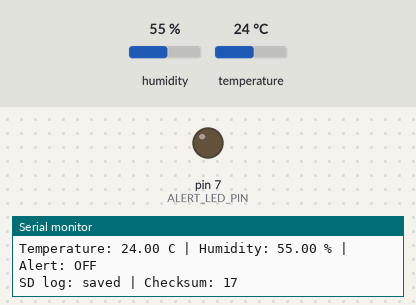
The sketch below on a simulated Arduino Uno, built with avr-gcc and run on an emulated ATmega328P. On the bench: output pins drawn as LEDs (lit = HIGH), the last lines printed to the serial monitor. The test bench sets the inputs (shaded band); at power-on: temperature 24 °C, humidity 55 %. Sleep ends after the set time or at an interrupt; storage starts empty.

Above: at 1.2 s.
1.3 s: temperature set to 26 °C
At 5.9 s:
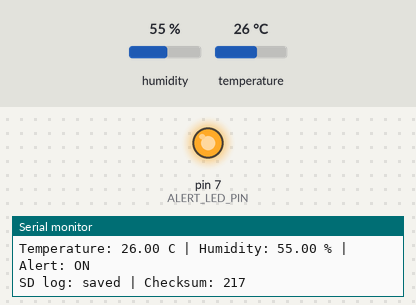
6.6 s: temperature set to 12 °C
At 10.1 s:
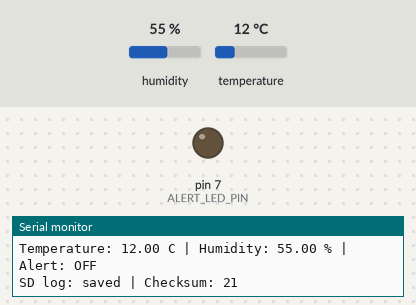
11.8 s: temperature set to 28 °C
At 14.3 s:
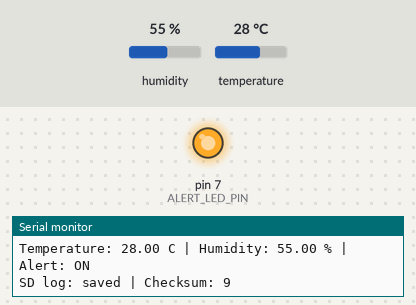
Timing chart, 0 to 15.8 s (numbered marks = the images above; inputs shaded):
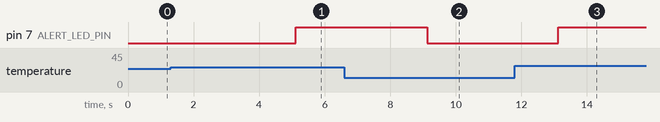

The sketch:

sleep_mode_logging.ino
```cpp
#include "DHT.h"
#include <SPI.h>
#include <SD.h>
#include <avr/sleep.h>    //include the sleep mode library


#define DHT_PIN 2
#define DHT_TYPE DHT11
#define SD_CS_PIN 10        // SD card chip select pin
#define ALERT_LED_PIN 7
#define TEMPERATURE_THRESHOLD_C 25

DHT dht(DHT_PIN, DHT_TYPE);

const char LOG_FILE_NAME[] = "sensor8.csv";      // CSV file name


volatile bool sampleRequested = false;    // This flag is set by the timer interrupt and checked in loop().


volatile unsigned int timerTickCount = 0;   //increments every one second; a new sample will be requested when it reaches 2, so one sample is requested every two seconds

void setupTimer1() {
  noInterrupts();     // Disable all other interrupts while configuring Timer1.

  TCCR1A = 0;     // Clear Timer1 control registers.
  TCCR1B = 0;

  TCNT1 = 0;     // Reset Timer1 counter.

  /*
    Configure Timer1 for 1 Hz interrupt.   16bits

    Arduino UNO clock speed: 16 MHz
    Prescaler: 1024

    Timer frequency = 16,000,000 / 1024 = 15625 Hz
    Selecting other prescalers will still make the timer frequency too large

    To trigger once per second:
    OCR1A = 15625 - 1 = 15624
  */
  OCR1A = 15624;

  TCCR1B |= (1 << WGM12);   // Enable Clear Timer on Compare Match mode.

  TCCR1B |= (1 << CS12) | (1 << CS10);    // Set prescaler to 1024.

  TIMSK1 |= (1 << OCIE1A);    // Enable Timer1 compare match interrupt.

  interrupts();     // Re-enable interrupts.
}

// Timer1 interrupt service routine.
// This runs automatically once per second.
ISR(TIMER1_COMPA_vect) {
  timerTickCount++;

  // Request a sensor sample every 2 seconds.
  if (timerTickCount >= 2) {
    timerTickCount = 0;
    sampleRequested = true;
  }
}

void writeCsvHeaderIfNeeded() {
  if (!SD.exists(LOG_FILE_NAME)) {
    File logFile = SD.open(LOG_FILE_NAME, FILE_WRITE);      // Only write the CSV header if the file does not already exist

    if (logFile) {
      logFile.println("time_ms,temperature_c,humidity_percent,alert_status,checksum");       //print head message in the file, telling readers what each column represent
      logFile.close();      //close the file in order to store the data in the SD card
      Serial.println("CSV header written.");
    } else {
      Serial.println("Error: Could not create sensor8.csv");     //print error message
    }
  }
}

byte calculateChecksum(String dataLine) {     //checksum function
  byte checksum = 0;

  for (unsigned int i = 0; i < dataLine.length(); i++) {
    checksum += dataLine[i];
  }

  return checksum;
}

void enterIdleSleepMode() {
  set_sleep_mode(SLEEP_MODE_IDLE);    // Use idle sleep mode so Timer1 keeps running.

  sleep_enable();     // Enable sleep mode.

  sleep_mode();     //Set the CPU to sleep, the Timer1 interrupt will wake it up.

  sleep_disable();    // Disable sleep after waking up.
}

void logSensorData(unsigned long timeMs, float temperatureC, float humidity, bool alertOn) {     //access all the data
  String dataLine = "";

  dataLine += String(timeMs);
  dataLine += ",";
  dataLine += String(temperatureC);
  dataLine += ",";
  dataLine += String(humidity);
  dataLine += ",";
  dataLine += alertOn ? "ON" : "OFF";

  byte checksum = calculateChecksum(dataLine);

  File logFile = SD.open(LOG_FILE_NAME, FILE_WRITE);

  if (logFile) {
    logFile.print(dataLine);
    logFile.print(",");
    logFile.println(checksum);

    logFile.close();

    Serial.print("SD log: saved | Checksum: ");
    Serial.println(checksum);
  } else {
    Serial.println("Error: Could not open sensor8.csv");
  }
}

void setup() {
  Serial.begin(9600);

  pinMode(ALERT_LED_PIN, OUTPUT);         //select the alert LED as the output pin

  Serial.println("Embedded Environmental Data Logger");           //print startup message
  Serial.println("V8: Low-Power Sleep Mode Logging Started");

  dht.begin();      //initialize the DHT11 sensor

  Serial.println("Initializing SD card...");

  if (!SD.begin(SD_CS_PIN)) {             //check if SD card is initialized successfully
    Serial.println("Error: SD card initialization failed.");
    Serial.println("Check wiring, SD card insertion, and FAT32 formatting.");
    return;
  }

  Serial.println("SD card initialized successfully.");

  writeCsvHeaderIfNeeded();

  setupTimer1();      // Start timer-driven sampling after SD card and sensor initialization
}

void loop() {
  if (sampleRequested) {          // Only read the sensor when the timer interrupt requests a sample.
    noInterrupts();         //clear the interrupt flag
    sampleRequested = false;
    interrupts();

    float humidity = dht.readHumidity();
    float temperatureC = dht.readTemperature();

    if (isnan(humidity) || isnan(temperatureC)) {       // Check whether either DHT11 sensor reading failed.
      Serial.println("Error: Failed to read from DHT11 sensor");      //print error message
      digitalWrite(ALERT_LED_PIN, LOW);             //set output LED_PIN as low voltage so it will not light up
      return;
    }

    bool alertOn = temperatureC >= TEMPERATURE_THRESHOLD_C;       //check if surrounding temperature is higher than threshold temperature

    if (alertOn) {
      digitalWrite(ALERT_LED_PIN, HIGH);      //if yes, set alert to HIGH
    } else {
      digitalWrite(ALERT_LED_PIN, LOW);       //if no, set alert to OFF
    }

    Serial.print("Temperature: ");
    Serial.print(temperatureC);
    Serial.print(" C");

    Serial.print(" | Humidity: ");
    Serial.print(humidity);
    Serial.print(" %");

    Serial.print(" | Alert: ");
    Serial.println(alertOn ? "ON" : "OFF");

    logSensorData(millis(), temperatureC, humidity, alertOn);
  }
  else {
    enterIdleSleepMode();     //if no sample is currently requested, set the arduino into sleep mode
  }

}
```

Measured:
- the behaviour switches between 24 and 25 °C on temperature (found by bisection; images 0 and 1)
- after the input at 1.3 s, pin 7 (ALERT_LED_PIN): LOW → HIGH after 3.8 s
- after the input at 6.6 s, pin 7 (ALERT_LED_PIN): HIGH → LOW after 2.5 s
- after the input at 11.8 s, pin 7 (ALERT_LED_PIN): LOW → HIGH after 1.3 s
